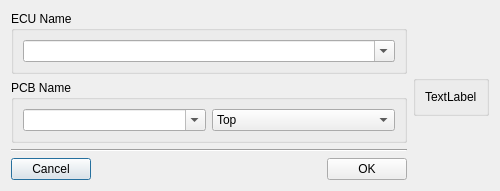
<?xml version="1.0" encoding="UTF-8"?>
<ui version="4.0">
 <class>ECUInputDialog</class>
 <widget class="QDialog" name="ECUInputDialog">
  <property name="geometry">
   <rect>
    <x>0</x>
    <y>0</y>
    <width>500</width>
    <height>167</height>
   </rect>
  </property>
  <property name="sizePolicy">
   <sizepolicy hsizetype="Preferred" vsizetype="Preferred">
    <horstretch>0</horstretch>
    <verstretch>0</verstretch>
   </sizepolicy>
  </property>
  <property name="maximumSize">
   <size>
    <width>500</width>
    <height>167</height>
   </size>
  </property>
  <property name="windowTitle">
   <string>Filename</string>
  </property>
  <layout class="QGridLayout" name="gridLayout_2">
   <item row="3" column="0">
    <layout class="QHBoxLayout" name="horizontalLayout_2">
     <item>
      <widget class="QPushButton" name="pushButtonCancel">
       <property name="text">
        <string>Cancel</string>
       </property>
       <property name="icon">
        <iconset>
         <normaloff>:/icons/cancel.svg</normaloff>:/icons/cancel.svg</iconset>
       </property>
       <property name="iconSize">
        <size>
         <width>24</width>
         <height>24</height>
        </size>
       </property>
      </widget>
     </item>
     <item>
      <spacer name="horizontalSpacer_2">
       <property name="orientation">
        <enum>Qt::Horizontal</enum>
       </property>
       <property name="sizeHint" stdset="0">
        <size>
         <width>40</width>
         <height>20</height>
        </size>
       </property>
      </spacer>
     </item>
     <item>
      <widget class="QPushButton" name="pushButtonOk">
       <property name="text">
        <string>OK</string>
       </property>
       <property name="icon">
        <iconset>
         <normaloff>:/icons/export.svg</normaloff>:/icons/export.svg</iconset>
       </property>
       <property name="iconSize">
        <size>
         <width>24</width>
         <height>24</height>
        </size>
       </property>
      </widget>
     </item>
    </layout>
   </item>
   <item row="2" column="0">
    <widget class="Line" name="line">
     <property name="orientation">
      <enum>Qt::Horizontal</enum>
     </property>
    </widget>
   </item>
   <item row="0" column="1" rowspan="4">
    <widget class="QGroupBox" name="verticalGroupBox">
     <property name="sizePolicy">
      <sizepolicy hsizetype="Fixed" vsizetype="MinimumExpanding">
       <horstretch>0</horstretch>
       <verstretch>0</verstretch>
      </sizepolicy>
     </property>
     <property name="maximumSize">
      <size>
       <width>250</width>
       <height>155</height>
      </size>
     </property>
     <layout class="QVBoxLayout" name="verticalLayout">
      <property name="sizeConstraint">
       <enum>QLayout::SetMaximumSize</enum>
      </property>
      <item>
       <widget class="QLabel" name="imageLabel">
        <property name="sizePolicy">
         <sizepolicy hsizetype="Fixed" vsizetype="Fixed">
          <horstretch>0</horstretch>
          <verstretch>0</verstretch>
         </sizepolicy>
        </property>
        <property name="text">
         <string>TextLabel</string>
        </property>
       </widget>
      </item>
     </layout>
    </widget>
   </item>
   <item row="1" column="0">
    <widget class="QGroupBox" name="groupBox_2">
     <property name="title">
      <string>PCB Name</string>
     </property>
     <layout class="QHBoxLayout" name="horizontalLayout_3">
      <item>
       <widget class="QComboBox" name="pcb_comboBox">
        <property name="editable">
         <bool>true</bool>
        </property>
       </widget>
      </item>
      <item>
       <widget class="QComboBox" name="pos_comboBox">
        <property name="sizePolicy">
         <sizepolicy hsizetype="Preferred" vsizetype="Fixed">
          <horstretch>0</horstretch>
          <verstretch>0</verstretch>
         </sizepolicy>
        </property>
        <property name="currentText">
         <string>Top</string>
        </property>
        <item>
         <property name="text">
          <string>Top</string>
         </property>
        </item>
        <item>
         <property name="text">
          <string>Bottom</string>
         </property>
        </item>
       </widget>
      </item>
     </layout>
    </widget>
   </item>
   <item row="0" column="0">
    <widget class="QGroupBox" name="groupBox">
     <property name="title">
      <string>ECU Name</string>
     </property>
     <layout class="QHBoxLayout" name="horizontalLayout">
      <item>
       <widget class="QComboBox" name="ecu_comboBox">
        <property name="editable">
         <bool>true</bool>
        </property>
       </widget>
      </item>
     </layout>
    </widget>
   </item>
  </layout>
 </widget>
 <resources/>
 <connections/>
</ui>
